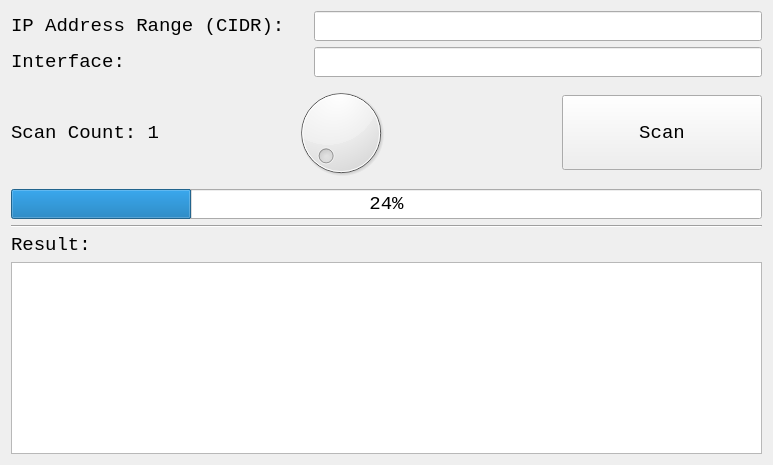
          <widget class="QWidget" name="NetworkScannerTab">
           <attribute name="title">
            <string>Network Scanner</string>
           </attribute>
           <layout class="QGridLayout" name="gridLayout_7">
            <item row="0" column="0">
             <layout class="QGridLayout" name="gridLayout_6">
              <item row="2" column="0">
               <layout class="QGridLayout" name="gridLayout_5">
                <item row="1" column="0">
                 <widget class="QTextBrowser" name="textBrowser">
                  <property name="font">
                   <font>
                    <family>Monospace</family>
                    <pointsize>12</pointsize>
                   </font>
                  </property>
                  <property name="html">
                   <string>&lt;!DOCTYPE HTML PUBLIC &quot;-//W3C//DTD HTML 4.0//EN&quot; &quot;http://www.w3.org/TR/REC-html40/strict.dtd&quot;&gt;
&lt;html&gt;&lt;head&gt;&lt;meta name=&quot;qrichtext&quot; content=&quot;1&quot; /&gt;&lt;style type=&quot;text/css&quot;&gt;
p, li { white-space: pre-wrap; }
&lt;/style&gt;&lt;/head&gt;&lt;body style=&quot; font-family:'Monospace'; font-size:12pt; font-weight:400; font-style:normal;&quot;&gt;
&lt;p style=&quot;-qt-paragraph-type:empty; margin-top:0px; margin-bottom:0px; margin-left:0px; margin-right:0px; -qt-block-indent:0; text-indent:0px;&quot;&gt;&lt;br /&gt;&lt;/p&gt;&lt;/body&gt;&lt;/html&gt;</string>
                  </property>
                 </widget>
                </item>
                <item row="0" column="0">
                 <widget class="QLabel" name="label">
                  <property name="font">
                   <font>
                    <family>Monospace</family>
                    <pointsize>14</pointsize>
                   </font>
                  </property>
                  <property name="text">
                   <string>Result:</string>
                  </property>
                 </widget>
                </item>
               </layout>
              </item>
              <item row="1" column="0">
               <widget class="Line" name="line">
                <property name="enabled">
                 <bool>true</bool>
                </property>
                <property name="font">
                 <font>
                  <family>Monospace</family>
                  <pointsize>14</pointsize>
                 </font>
                </property>
                <property name="orientation">
                 <enum>Qt::Horizontal</enum>
                </property>
               </widget>
              </item>
              <item row="0" column="0">
               <layout class="QGridLayout" name="gridLayout_4">
                <item row="0" column="0">
                 <layout class="QGridLayout" name="gridLayout_3">
                  <item row="0" column="0">
                   <layout class="QHBoxLayout" name="horizontalLayout">
                    <item>
                     <widget class="QLabel" name="ip_address_label">
                      <property name="font">
                       <font>
                        <family>Monospace</family>
                        <pointsize>14</pointsize>
                       </font>
                      </property>
                      <property name="text">
                       <string>IP Address Range (CIDR):  </string>
                      </property>
                     </widget>
                    </item>
                    <item>
                     <widget class="QLineEdit" name="ip_address_lineEdit">
                      <property name="minimumSize">
                       <size>
                        <width>250</width>
                        <height>0</height>
                       </size>
                      </property>
                      <property name="font">
                       <font>
                        <family>Monospace</family>
                        <pointsize>14</pointsize>
                       </font>
                      </property>
                      <property name="text">
                       <string/>
                      </property>
                     </widget>
                    </item>
                   </layout>
                  </item>
                  <item row="1" column="0">
                   <layout class="QHBoxLayout" name="horizontalLayout_3">
                    <item>
                     <widget class="QLabel" name="scanner_interface_label">
                      <property name="font">
                       <font>
                        <family>Monospace</family>
                        <pointsize>14</pointsize>
                       </font>
                      </property>
                      <property name="text">
                       <string>Interface:  </string>
                      </property>
                     </widget>
                    </item>
                    <item>
                     <spacer name="horizontalSpacer">
                      <property name="orientation">
                       <enum>Qt::Horizontal</enum>
                      </property>
                      <property name="sizeType">
                       <enum>QSizePolicy::Fixed</enum>
                      </property>
                      <property name="sizeHint" stdset="0">
                       <size>
                        <width>160</width>
                        <height>20</height>
                       </size>
                      </property>
                     </spacer>
                    </item>
                    <item>
                     <widget class="QLineEdit" name="scanner_interface_lineEdit">
                      <property name="minimumSize">
                       <size>
                        <width>250</width>
                        <height>0</height>
                       </size>
                      </property>
                      <property name="font">
                       <font>
                        <family>Monospace</family>
                        <pointsize>14</pointsize>
                       </font>
                      </property>
                      <property name="text">
                       <string/>
                      </property>
                     </widget>
                    </item>
                   </layout>
                  </item>
                  <item row="2" column="0">
                   <layout class="QHBoxLayout" name="horizontalLayout_2">
                    <item>
                     <widget class="QLabel" name="scan_count_label">
                      <property name="font">
                       <font>
                        <family>Monospace</family>
                        <pointsize>14</pointsize>
                       </font>
                      </property>
                      <property name="text">
                       <string>Scan Count: 1</string>
                      </property>
                     </widget>
                    </item>
                    <item>
                     <widget class="QDial" name="scan_count_dial">
                      <property name="minimumSize">
                       <size>
                        <width>350</width>
                        <height>100</height>
                       </size>
                      </property>
                      <property name="value">
                       <number>1</number>
                      </property>
                     </widget>
                    </item>
                    <item>
                     <spacer name="horizontalSpacer_2">
                      <property name="orientation">
                       <enum>Qt::Horizontal</enum>
                      </property>
                      <property name="sizeHint" stdset="0">
                       <size>
                        <width>40</width>
                        <height>20</height>
                       </size>
                      </property>
                     </spacer>
                    </item>
                    <item>
                     <widget class="QPushButton" name="scan_pushButton">
                      <property name="minimumSize">
                       <size>
                        <width>200</width>
                        <height>75</height>
                       </size>
                      </property>
                      <property name="font">
                       <font>
                        <family>Monospace</family>
                        <pointsize>14</pointsize>
                       </font>
                      </property>
                      <property name="text">
                       <string>Scan</string>
                      </property>
                     </widget>
                    </item>
                   </layout>
                  </item>
                 </layout>
                </item>
                <item row="1" column="0">
                 <widget class="QProgressBar" name="scan_progressBar">
                  <property name="font">
                   <font>
                    <family>Monospace</family>
                    <pointsize>14</pointsize>
                   </font>
                  </property>
                  <property name="value">
                   <number>24</number>
                  </property>
                 </widget>
                </item>
               </layout>
              </item>
             </layout>
            </item>
           </layout>
          </widget>
